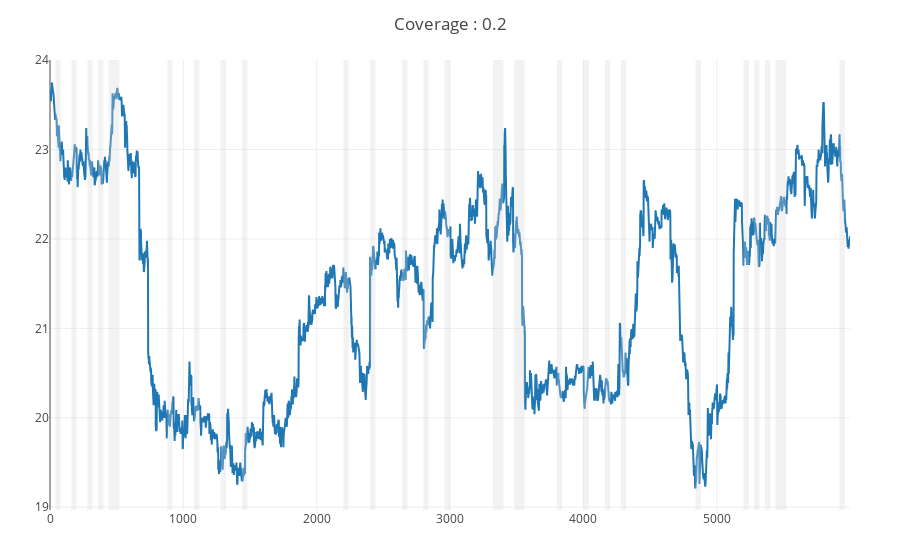

Notebook cell for this chart:
### Code cell
plotprevisibility(control.lastPrice, signal)

### Figure 1 — Plotly figure (JSON) as saved in the notebook; plotly's stock layout.template omitted (floating-point values rounded to 4 significant figures; data arrays with more than 128 entries replaced by an {"elided": "..."} marker saying what was removed)
{"data": [{"type": "scatter", "y": {"elided": "6000 float values"}}], "layout": {"autosize": true, "margin": {"b": 50, "l": 50, "r": 50, "t": 60}, "shapes": [{"fillcolor": "#d3d3d3", "line": {"width": 0}, "opacity": 0.3, "type": "rect", "x0": 40, "x1": 80, "xref": "x", "y0": 0, "y1": 1, "yref": "paper"}, {"fillcolor": "#d3d3d3", "line": {"width": 0}, "opacity": 0.3, "type": "rect", "x0": 160, "x1": 200, "xref": "x", "y0": 0, "y1": 1, "yref": "paper"}, {"fillcolor": "#d3d3d3", "line": {"width": 0}, "opacity": 0.3, "type": "rect", "x0": 280, "x1": 320, "xref": "x", "y0": 0, "y1": 1, "yref": "paper"}, {"fillcolor": "#d3d3d3", "line": {"width": 0}, "opacity": 0.3, "type": "rect", "x0": 360, "x1": 400, "xref": "x", "y0": 0, "y1": 1, "yref": "paper"}, {"fillcolor": "#d3d3d3", "line": {"width": 0}, "opacity": 0.3, "type": "rect", "x0": 440, "x1": 520, "xref": "x", "y0": 0, "y1": 1, "yref": "paper"}, {"fillcolor": "#d3d3d3", "line": {"width": 0}, "opacity": 0.3, "type": "rect", "x0": 880, "x1": 920, "xref": "x", "y0": 0, "y1": 1, "yref": "paper"}, {"fillcolor": "#d3d3d3", "line": {"width": 0}, "opacity": 0.3, "type": "rect", "x0": 1080, "x1": 1120, "xref": "x", "y0": 0, "y1": 1, "yref": "paper"}, {"fillcolor": "#d3d3d3", "line": {"width": 0}, "opacity": 0.3, "type": "rect", "x0": 1280, "x1": 1320, "xref": "x", "y0": 0, "y1": 1, "yref": "paper"}, {"fillcolor": "#d3d3d3", "line": {"width": 0}, "opacity": 0.3, "type": "rect", "x0": 1440, "x1": 1480, "xref": "x", "y0": 0, "y1": 1, "yref": "paper"}, {"fillcolor": "#d3d3d3", "line": {"width": 0}, "opacity": 0.3, "type": "rect", "x0": 2200, "x1": 2240, "xref": "x", "y0": 0, "y1": 1, "yref": "paper"}, {"fillcolor": "#d3d3d3", "line": {"width": 0}, "opacity": 0.3, "type": "rect", "x0": 2400, "x1": 2440, "xref": "x", "y0": 0, "y1": 1, "yref": "paper"}, {"fillcolor": "#d3d3d3", "line": {"width": 0}, "opacity": 0.3, "type": "rect", "x0": 2640, "x1": 2680, "xref": "x", "y0": 0, "y1": 1, "yref": "paper"}, {"fillcolor": "#d3d3d3", "line": {"width": 0}, "opacity": 0.3, "type": "rect", "x0": 2800, "x1": 2840, "xref": "x", "y0": 0, "y1": 1, "yref": "paper"}, {"fillcolor": "#d3d3d3", "line": {"width": 0}, "opacity": 0.3, "type": "rect", "x0": 2960, "x1": 3000, "xref": "x", "y0": 0, "y1": 1, "yref": "paper"}, {"fillcolor": "#d3d3d3", "line": {"width": 0}, "opacity": 0.3, "type": "rect", "x0": 3320, "x1": 3400, "xref": "x", "y0": 0, "y1": 1, "yref": "paper"}, {"fillcolor": "#d3d3d3", "line": {"width": 0}, "opacity": 0.3, "type": "rect", "x0": 3480, "x1": 3560, "xref": "x", "y0": 0, "y1": 1, "yref": "paper"}, {"fillcolor": "#d3d3d3", "line": {"width": 0}, "opacity": 0.3, "type": "rect", "x0": 3800, "x1": 3840, "xref": "x", "y0": 0, "y1": 1, "yref": "paper"}, {"fillcolor": "#d3d3d3", "line": {"width": 0}, "opacity": 0.3, "type": "rect", "x0": 4000, "x1": 4040, "xref": "x", "y0": 0, "y1": 1, "yref": "paper"}, {"fillcolor": "#d3d3d3", "line": {"width": 0}, "opacity": 0.3, "type": "rect", "x0": 4160, "x1": 4200, "xref": "x", "y0": 0, "y1": 1, "yref": "paper"}, {"fillcolor": "#d3d3d3", "line": {"width": 0}, "opacity": 0.3, "type": "rect", "x0": 4280, "x1": 4320, "xref": "x", "y0": 0, "y1": 1, "yref": "paper"}, {"fillcolor": "#d3d3d3", "line": {"width": 0}, "opacity": 0.3, "type": "rect", "x0": 4840, "x1": 4880, "xref": "x", "y0": 0, "y1": 1, "yref": "paper"}, {"fillcolor": "#d3d3d3", "line": {"width": 0}, "opacity": 0.3, "type": "rect", "x0": 5200, "x1": 5240, "xref": "x", "y0": 0, "y1": 1, "yref": "paper"}, {"fillcolor": "#d3d3d3", "line": {"width": 0}, "opacity": 0.3, "type": "rect", "x0": 5280, "x1": 5320, "xref": "x", "y0": 0, "y1": 1, "yref": "paper"}, {"fillcolor": "#d3d3d3", "line": {"width": 0}, "opacity": 0.3, "type": "rect", "x0": 5360, "x1": 5400, "xref": "x", "y0": 0, "y1": 1, "yref": "paper"}, {"fillcolor": "#d3d3d3", "line": {"width": 0}, "opacity": 0.3, "type": "rect", "x0": 5440, "x1": 5520, "xref": "x", "y0": 0, "y1": 1, "yref": "paper"}, {"fillcolor": "#d3d3d3", "line": {"width": 0}, "opacity": 0.3, "type": "rect", "x0": 5920, "x1": 5960, "xref": "x", "y0": 0, "y1": 1, "yref": "paper"}], "title": {"text": "Coverage : 0.2"}, "xaxis": {"autorange": true, "range": [0, 5999]}, "yaxis": {"autorange": true, "range": [18.97, 24.0], "type": "linear"}}}
